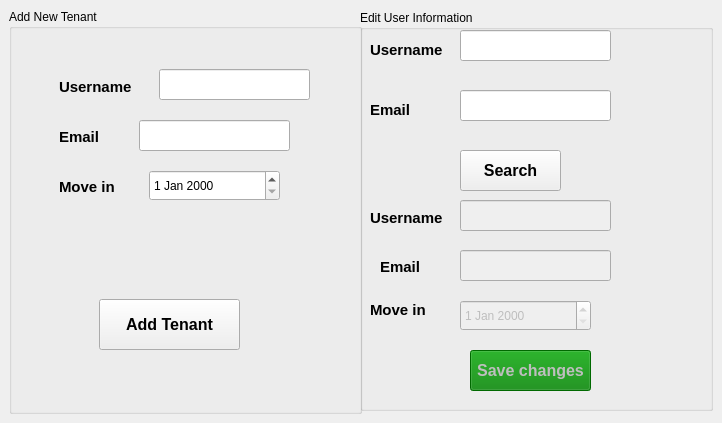
      <widget class="QWidget" name="tab_3">
       <attribute name="title">
        <string>Page</string>
       </attribute>
       <widget class="QGroupBox" name="groupBox">
        <property name="geometry">
         <rect>
          <x>9</x>
          <y>9</y>
          <width>353</width>
          <height>405</height>
         </rect>
        </property>
        <property name="title">
         <string>Add New Tenant</string>
        </property>
        <widget class="QLabel" name="label_14">
         <property name="geometry">
          <rect>
           <x>50</x>
           <y>70</y>
           <width>81</width>
           <height>16</height>
          </rect>
         </property>
         <property name="font">
          <font>
           <pointsize>11</pointsize>
           <bold>true</bold>
          </font>
         </property>
         <property name="text">
          <string>Username</string>
         </property>
        </widget>
        <widget class="QLabel" name="label_15">
         <property name="geometry">
          <rect>
           <x>50</x>
           <y>170</y>
           <width>81</width>
           <height>16</height>
          </rect>
         </property>
         <property name="font">
          <font>
           <pointsize>11</pointsize>
           <bold>true</bold>
          </font>
         </property>
         <property name="text">
          <string>Move in</string>
         </property>
        </widget>
        <widget class="QLabel" name="label_17">
         <property name="geometry">
          <rect>
           <x>50</x>
           <y>120</y>
           <width>51</width>
           <height>16</height>
          </rect>
         </property>
         <property name="font">
          <font>
           <pointsize>11</pointsize>
           <bold>true</bold>
          </font>
         </property>
         <property name="text">
          <string>Email </string>
         </property>
        </widget>
        <widget class="QLineEdit" name="username">
         <property name="geometry">
          <rect>
           <x>150</x>
           <y>60</y>
           <width>151</width>
           <height>31</height>
          </rect>
         </property>
        </widget>
        <widget class="QLineEdit" name="email">
         <property name="geometry">
          <rect>
           <x>130</x>
           <y>111</y>
           <width>151</width>
           <height>31</height>
          </rect>
         </property>
        </widget>
        <widget class="QPushButton" name="addUserBtn">
         <property name="geometry">
          <rect>
           <x>90</x>
           <y>290</y>
           <width>141</width>
           <height>51</height>
          </rect>
         </property>
         <property name="font">
          <font>
           <pointsize>12</pointsize>
           <bold>true</bold>
          </font>
         </property>
         <property name="cursor">
          <cursorShape>PointingHandCursor</cursorShape>
         </property>
         <property name="text">
          <string>Add Tenant</string>
         </property>
        </widget>
        <widget class="QDateEdit" name="move_in">
         <property name="geometry">
          <rect>
           <x>140</x>
           <y>161</y>
           <width>131</width>
           <height>31</height>
          </rect>
         </property>
        </widget>
       </widget>
       <widget class="QGroupBox" name="groupBox_2">
        <property name="geometry">
         <rect>
          <x>360</x>
          <y>10</y>
          <width>353</width>
          <height>401</height>
         </rect>
        </property>
        <property name="title">
         <string>Edit User Information</string>
        </property>
        <widget class="QLineEdit" name="username2">
         <property name="geometry">
          <rect>
           <x>100</x>
           <y>20</y>
           <width>151</width>
           <height>31</height>
          </rect>
         </property>
        </widget>
        <widget class="QLabel" name="label_18">
         <property name="geometry">
          <rect>
           <x>10</x>
           <y>30</y>
           <width>91</width>
           <height>20</height>
          </rect>
         </property>
         <property name="font">
          <font>
           <pointsize>11</pointsize>
           <bold>true</bold>
          </font>
         </property>
         <property name="text">
          <string>Username</string>
         </property>
        </widget>
        <widget class="QLabel" name="label_19">
         <property name="geometry">
          <rect>
           <x>10</x>
           <y>90</y>
           <width>91</width>
           <height>20</height>
          </rect>
         </property>
         <property name="font">
          <font>
           <pointsize>11</pointsize>
           <bold>true</bold>
          </font>
         </property>
         <property name="text">
          <string>Email</string>
         </property>
        </widget>
        <widget class="QLineEdit" name="email_2">
         <property name="geometry">
          <rect>
           <x>100</x>
           <y>80</y>
           <width>151</width>
           <height>31</height>
          </rect>
         </property>
         <property name="echoMode">
          <enum>QLineEdit::Password</enum>
         </property>
        </widget>
        <widget class="QPushButton" name="loginBtn">
         <property name="geometry">
          <rect>
           <x>100</x>
           <y>140</y>
           <width>101</width>
           <height>41</height>
          </rect>
         </property>
         <property name="font">
          <font>
           <pointsize>12</pointsize>
           <bold>true</bold>
          </font>
         </property>
         <property name="cursor">
          <cursorShape>PointingHandCursor</cursorShape>
         </property>
         <property name="text">
          <string>Search</string>
         </property>
        </widget>
        <widget class="QLabel" name="label_21">
         <property name="enabled">
          <bool>true</bool>
         </property>
         <property name="geometry">
          <rect>
           <x>20</x>
           <y>249</y>
           <width>51</width>
           <height>16</height>
          </rect>
         </property>
         <property name="font">
          <font>
           <pointsize>11</pointsize>
           <bold>true</bold>
          </font>
         </property>
         <property name="text">
          <string>Email </string>
         </property>
        </widget>
        <widget class="QLineEdit" name="username3">
         <property name="enabled">
          <bool>false</bool>
         </property>
         <property name="geometry">
          <rect>
           <x>100</x>
           <y>190</y>
           <width>151</width>
           <height>31</height>
          </rect>
         </property>
        </widget>
        <widget class="QLabel" name="label_22">
         <property name="enabled">
          <bool>true</bool>
         </property>
         <property name="geometry">
          <rect>
           <x>10</x>
           <y>200</y>
           <width>81</width>
           <height>16</height>
          </rect>
         </property>
         <property name="font">
          <font>
           <pointsize>11</pointsize>
           <bold>true</bold>
          </font>
         </property>
         <property name="text">
          <string>Username</string>
         </property>
        </widget>
        <widget class="QLineEdit" name="email_3">
         <property name="enabled">
          <bool>false</bool>
         </property>
         <property name="geometry">
          <rect>
           <x>100</x>
           <y>240</y>
           <width>151</width>
           <height>31</height>
          </rect>
         </property>
        </widget>
        <widget class="QPushButton" name="saveChangesUser">
         <property name="enabled">
          <bool>false</bool>
         </property>
         <property name="geometry">
          <rect>
           <x>110</x>
           <y>340</y>
           <width>121</width>
           <height>41</height>
          </rect>
         </property>
         <property name="font">
          <font>
           <pointsize>12</pointsize>
           <bold>true</bold>
          </font>
         </property>
         <property name="cursor">
          <cursorShape>PointingHandCursor</cursorShape>
         </property>
         <property name="styleSheet">
          <string notr="true">background-color:green;</string>
         </property>
         <property name="text">
          <string>Save changes</string>
         </property>
        </widget>
        <widget class="QDateEdit" name="move_in_2">
         <property name="enabled">
          <bool>false</bool>
         </property>
         <property name="geometry">
          <rect>
           <x>100</x>
           <y>290</y>
           <width>131</width>
           <height>31</height>
          </rect>
         </property>
        </widget>
        <widget class="QLabel" name="label_16">
         <property name="geometry">
          <rect>
           <x>10</x>
           <y>284</y>
           <width>81</width>
           <height>31</height>
          </rect>
         </property>
         <property name="font">
          <font>
           <pointsize>11</pointsize>
           <bold>true</bold>
          </font>
         </property>
         <property name="text">
          <string>Move in</string>
         </property>
        </widget>
       </widget>
      </widget>
